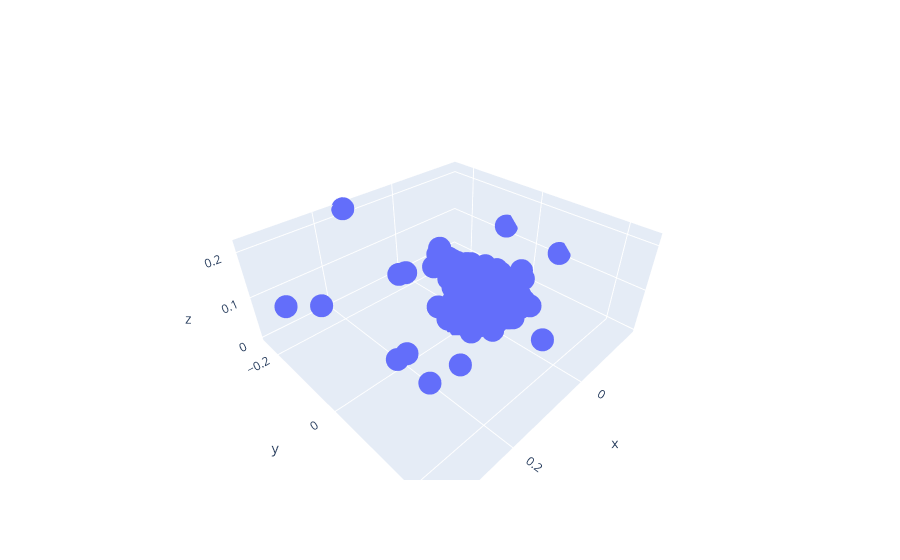

Notebook code cell kept with this figure:
### Code cell
fig = go.Figure(data=[go.Scatter3d(x=e_vec[:,384], y=e_vec[:,385], z=e_vec[:,386],
                                   mode='markers')])
fig.show()

### Figure 1 — Plotly figure (JSON) as saved in the notebook; plotly's stock layout.template omitted (floating-point values rounded to 4 significant figures; data arrays with more than 128 entries replaced by an {"elided": "..."} marker saying what was removed)
{"data": [{"mode": "markers", "type": "scatter3d", "x": {"elided": "387 float values"}, "y": {"elided": "387 float values"}, "z": {"elided": "387 float values"}}], "layout": {}}
